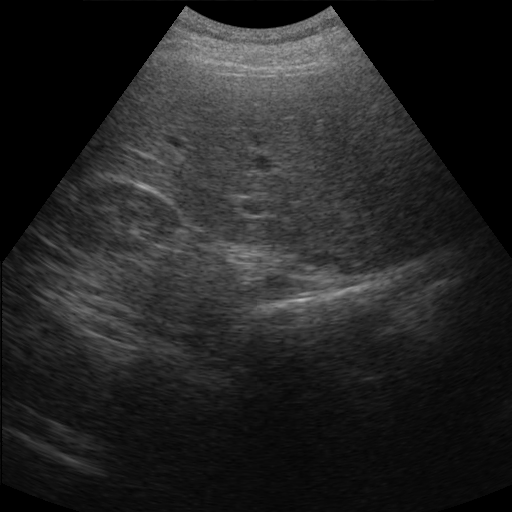
#> input picture noisyImage.png, 512 x 512 px, found by its file name
$ python SRAD.py
#> lines starting #> are read from the running program, lines starting #| are printed output that depends on the picture; after the words box and inside, x2 and y2 are one past the last pixel; in counts of white or black regions, pixels touching at a corner belong together
#> further down, img is the input picture: shape (512, 512); min 0, max 187, mean 35.5
import numpy as np
import cv2

# functions

## SRAD function
def SRAD(img, iterationMaxStep, timeSize, decayFactor):

    # # function despeckledImg = MySRAD(img, iterationMaxStep, threshodConvergence, timeSize, decayFactor)
    # # Algorithm: Speckle Reducing Anisotropic Diffusion Method
    # # Input:
    # #   - img: the input image with speckle noise; data type [any kinds of], size N*M
    # #   - interationMaxStep: the maximum iterative step; data type [integer(>0)]
    # #   - thresholdCovergence: the second ending rule for iteration; data type
    # #   [undefine]
    # #   - timeSize: the time step in each iteration; data type [float or
    # #   integer], scalar
    # #   - dacayFactor: the decay factor for the exp function related to
    # #   "smoothing and edge preserving"; data type [float, integer]. scalar

    # # Output:
    # #   - despeckledImg: the despeckled image; data type [same as the img], size
    # #   N*M

    # #
    # # INPUT PARAMETERS
    # #
#> called with iterationMaxStep = 200, timeSize = 0.05, decayFactor = 1
    spatialSize = 1 ##spatial step size
    t = 0 ## starting timestap
    thresholdDiffusion = 0.0001 ## threshold for diffusion coefficient to guarantee the lower vaule (equals 0)
    thresholdConvergence = 10**(-13) ## one of the iteration determination conditions
    ROW, COL = img.shape ## input image size
#> ROW = 512; COL = 512
    epsilon = 10**(-13) ## handle 0/0 case

    iterationNumber = 0 ## variable of iterating step
    diviationConvergence = 1 ## the convergence diviation each iteration

    originalClass = type(img)

    img = img.astype('float32')
    #img = np.genfromtxt('test.txt', delimiter=',')


    img_i_j_ = img
    temp = img_i_j_[::spatialSize, :]
    img_i_j =temp[:,::spatialSize]

    ##   # translate one row (add + spatialSize)
    # #     img_ia1_j_ = [img; img((end-spatialSize+1) :end,:)];
    # #     img_ia1_j_(1:spatialSize,:) = [];
    # #     temp = img_ia1_j_(1:spatialSize:end,:);
    # #     img_ia1_j = temp(:,1:spatialSize:end);

    img_ia1_j = np.row_stack((img_i_j, img_i_j[-1,:]))
    img_ia1_j = img_ia1_j[1:,:]
#> img_ia1_j: shape (512, 512) float32

    ##     # translate one row (subtraction - spatialSize)
    # #     img_is1_j_ = [img(1:spatialSize,:); img];
    # #     img_is1_j_((end-spatialSize+1):end,:) = [];
    # #     temp = img_is1_j_(1:spatialSize:end, :);
    # #     img_is1_j = temp(:, 1:spatialSize:end);

    img_is1_j = np.row_stack((img_i_j[0,:], img_i_j))
    img_is1_j = img_is1_j[:-1,:]
#> img_is1_j: shape (512, 512) float32

    ##     # translate one col (add + spatialSize)
    # #     img_i_ja1_ = [img img(:, (end-spatialSize+1):end)];
    # #     img_i_ja1_(:,1:spatialSize) = [];
    # #     temp = img_i_ja1_(1:spatialSize:end, :);
    # #     img_i_ja1 = temp(:, 1:spatialSize:end);

    img_i_ja1 = np.column_stack((img_i_j, img_i_j[:,-1]))
    img_i_ja1 = img_i_ja1[:,1:]
#> img_i_ja1: shape (512, 512) float32


    #     # translate one col (subtraction - spatialSize)
    # #     img_i_js1_ = [img(:,1:spatialSize) img];
    # #     img_i_js1_(:,(end-spatialSize+1):end) = [];
    # #     temp = img_i_js1_(1:spatialSize:end, :);
    # #     img_i_js1 = temp(:, 1:spatialSize:end);

    img_i_js1 = np.column_stack((img_i_j[:,0], img_i_j))
    img_i_js1 = img_i_js1[:,:-1]
#> img_i_js1: shape (512, 512) float32

    ## #
    # # STEP1: compute derivative approximation and Laplacian approximation
    # #
    deltaR1Img = (img_ia1_j - img_i_j)/spatialSize
    deltaR2Img = (img_i_ja1 - img_i_j)/spatialSize
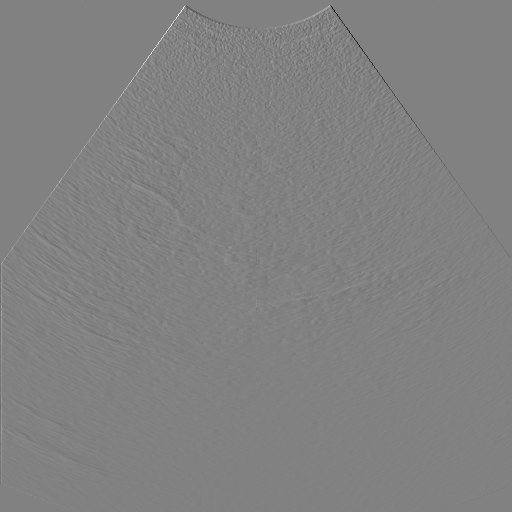
#> deltaR2Img: shape (512, 512) float32; min -132, max 128, mean 0; drawn with min black and max white

    deltaL1Img = (img_i_j - img_is1_j)/spatialSize
    deltaL2Img = (img_i_j - img_i_js1)/spatialSize

    delta2Img = (img_ia1_j + img_is1_j + img_i_ja1 + img_i_js1 - 4*img_i_j)/(spatialSize*spatialSize)

    ## #
    # # STEP2: caculate the diffusion coefficient
    # #

    ## normalizing the gradient of each image point
    gradientTotal = np.sqrt( np.multiply(deltaR1Img,deltaR1Img) + np.multiply(deltaR2Img,deltaR2Img) + np.multiply(deltaL1Img,deltaL1Img) + np.multiply(deltaL2Img,deltaL2Img) )
    deltaImgNormal = np.divide(gradientTotal,(img_i_j + epsilon))

    ## normalizing the Laplacian of each imge point
    delta2ImgNormal = np.divide(delta2Img,(img_i_j+epsilon))

    ## # compute the initial Q
    temp1 = np.multiply(deltaImgNormal,deltaImgNormal)*0.5 - np.multiply(delta2ImgNormal,delta2ImgNormal)/16
    temp2 = 1+0.25*delta2ImgNormal
    temp3 = np.multiply(temp2,temp2)

    q = np.sqrt(np.divide(temp1,temp3))
    Q = q

    #IDK# Q_0 = logical(Q)
    Q_0 = Q != 0
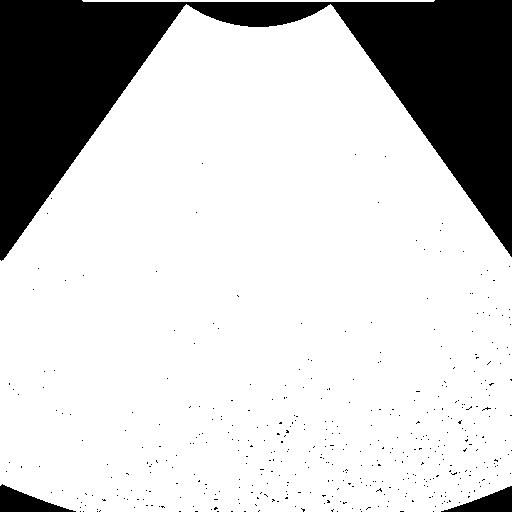
#> Q_0: shape (512, 512) bool; 79.6% white; 427 black regions (424 under 20 px), largest, box (x1, y1, x2, y2) and area: (0, 0, 512, 261) 50752, (0, 484, 76, 512) 1035, (441, 486, 512, 512) 900
    #IDK# Q_0 = single(Q_0)
    Q_0 = Q_0.astype('float32')

    Img_i_j = img_i_j


####

    while iterationNumber <= iterationMaxStep:
        img_i_j = Img_i_j

        # # translate one row (add + spatialSize)
        img_ia1_j = np.row_stack((img_i_j, img_i_j[-1,:]))
        img_ia1_j = img_ia1_j[1:,:]

        # # translate one row (subtraction - spatialSize)
        img_is1_j = np.row_stack((img_i_j[0,:], img_i_j))
        img_is1_j = img_is1_j[:-1,:]


        # # translate one col (add + spatialSize)
        img_i_ja1 = np.column_stack((img_i_j, img_i_j[:,-1]))
        img_i_ja1 = img_i_ja1[:,1:]


        # # translate one col (subtraction - spatialSize)
        img_i_js1 = np.column_stack((img_i_j[:,0], img_i_j))
        img_i_js1 = img_i_js1[:,:-1]

        # #
        # # STEP1: compute derivative approximation and Laplacian approximation
        # #
        deltaR1Img = (img_ia1_j - img_i_j)/spatialSize
        deltaR2Img = (img_i_ja1 - img_i_j)/spatialSize
        deltaL1Img = (img_i_j - img_is1_j)/spatialSize
        deltaL2Img = (img_i_j - img_i_js1)/spatialSize

        delta2Img = (img_ia1_j + img_is1_j + img_i_ja1 + img_i_js1 - 4*img_i_j)/(spatialSize*spatialSize)

        # #
        # # STEP2: caculate the diffusion coefficient
        # #

        # # normalizing the gradient of each image point
        gradientTotal = np.sqrt( np.multiply(deltaR1Img,deltaR1Img) + np.multiply(deltaR2Img,deltaR2Img) + np.multiply(deltaL1Img,deltaL1Img) + np.multiply(deltaL2Img,deltaL2Img) )
        deltaImgNormal = np.divide(gradientTotal,(img_i_j+ epsilon))

        # # normalizing the Laplacian of each imge point
        delta2ImgNormal = np.divide(delta2Img,(img_i_j+epsilon))

        # # compute the diffusion cefficient
        temp1 = np.multiply(deltaImgNormal,deltaImgNormal)*0.5 - np.multiply(delta2ImgNormal,delta2ImgNormal)/16
        temp2 = 1 + 0.25*delta2ImgNormal
        temp3 = np.multiply(temp2,temp2)
        q = np.sqrt(np.divide(temp1,temp3))


        q_0 = Q_0 * np.exp(-decayFactor*t)

        ## method 1: coefficientDiff(q) = 1/{1+[q(t)*q(t) - q(t=0)*q(t=0)]/[q(t=0)*q(t=0)(1+q(t=0)*q(t=0))]}
        temp4 = np.multiply(q_0,q_0)
        temp5 = np.multiply(q,q)
        ##     coefficientDiff = 1 + (temp5 - temp4)./(temp4.*(1+ temp4) + epsilon);
        ##     coefficientDiff = 1./(coefficientDiff + epsilon);
        ##
        ## method 2: coefficientDiff(q) = exp^{-[q(t)*q(t) - q(t=0)*q(t=0)]/[q(t=0)*q(t=0)(1+q(t)*q(t))]}

        temp6 = np.divide( (temp5-temp4), ( np.multiply(temp4, (1+temp4) ) + epsilon) )
        coefficientDiff = np.exp(-temp6/6)

        # #
        # # STEP3: caculate the divergence of diffusion function
        # #

        coe_i_j = coefficientDiff

        coe_ia1_j = np.row_stack((coefficientDiff, coefficientDiff[-1,:]))
        coe_ia1_j = coe_ia1_j[1:,:]

        coe_i_ja1 = np.column_stack((coefficientDiff, coefficientDiff[:,-1]))
        coe_i_ja1 = coe_i_ja1[:,1:]
        temp6 = np.multiply(coe_ia1_j,deltaR1Img) - np.multiply(coe_i_j,deltaL1Img) + np.multiply(coe_i_ja1,deltaR2Img) - np.multiply(coe_i_j,deltaL2Img)
        div = temp6/spatialSize

        # # STEP4: define the iteration rule
        Img_i_j = img_i_j + (timeSize/4)*div

        t = t + timeSize

        iterationNumber = iterationNumber + 1
#> this loop made 201 passes
#> pass 1, in SRAD, `coefficientDiff = np.exp(-temp6/6)`:
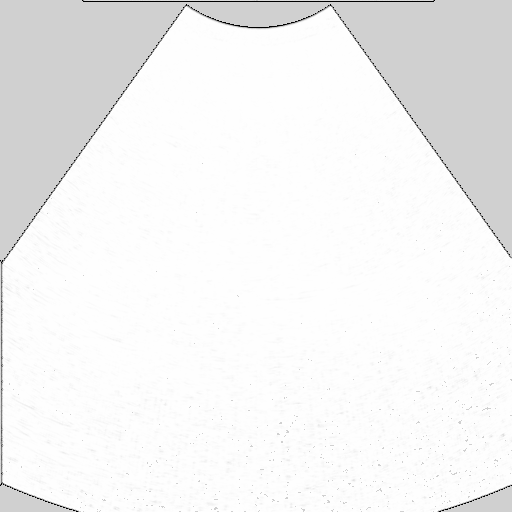
#> coefficientDiff: shape (512, 512) float32; min 0.607, max 1.09, mean 1.06; drawn with min black and max white
#> after the loop:
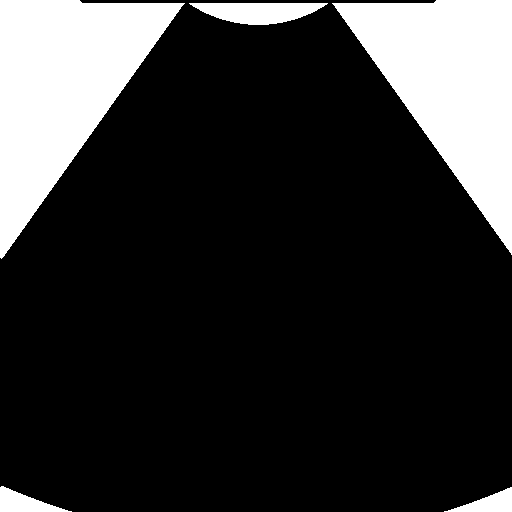
#> coe_i_j: shape (512, 512) float32; min 0, max 1, mean 0.194
#> after the loop:
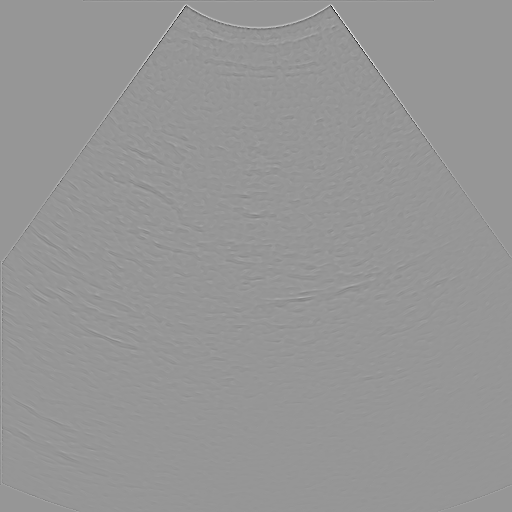
#> delta2Img: shape (512, 512) float32; min -145.4, max 101.6, mean 0; drawn with min black and max white
#> after the loop:
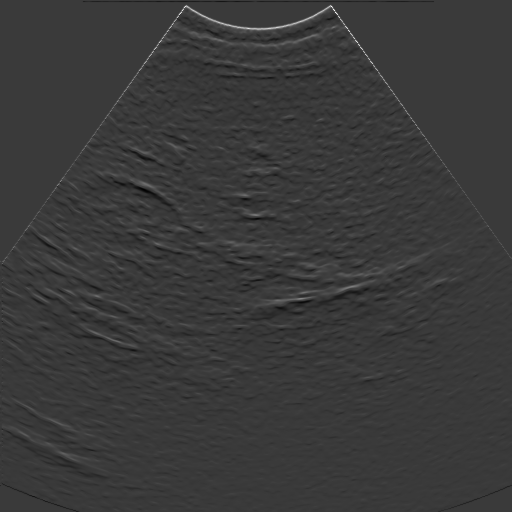
#> deltaL1Img: shape (512, 512) float32; min -22.51, max 76.42, mean 0; drawn with min black and max white
#> after the loop:
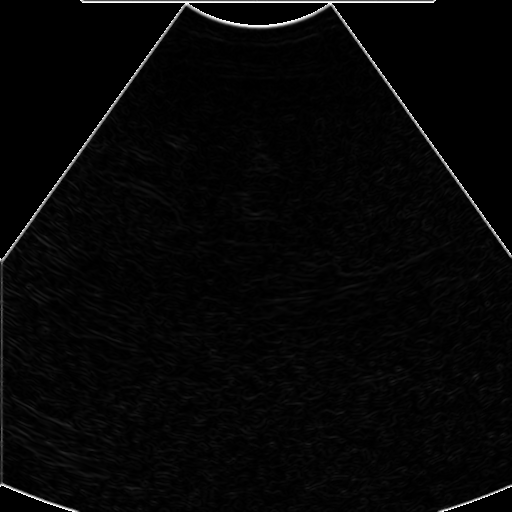
#> q: shape (512, 512) float32; min 0, max 2.65, mean 0.0679; drawn with min black and max white
#> after the loop, iterationNumber = 201; t = 10.05

    # #
    # #  STEP5: restore the image
    # #

    mask = np.ones((ROW, COL))
    spatialSize = 1
    mask[::spatialSize, ::spatialSize] = 0


    despeckledImg = img
    despeckledImg = np.multiply(img, mask)
#> despeckledImg: shape (512, 512) float64; every value is 0

    ROW_, COL_ = Img_i_j.shape
#> ROW_ = 512; COL_ = 512

    for i in range(ROW_):
        for j in range(COL_):
            despeckledImg[i*spatialSize][j*spatialSize] = Img_i_j[i][j]

    ## # restore the original data type
    # despeckledImg = cast(despeckledImg, originalClass);
    return despeckledImg.astype("uint8")

f = 'data/noisyImage.png'
img = cv2.imread(f, cv2.IMREAD_GRAYSCALE)
#np.savetxt("initial.csv", img, delimiter=",")


iterationMaxStep, timeSize, decayFactor = 200,.05,1
img = SRAD(img, iterationMaxStep, timeSize, decayFactor)

cv2.imwrite('denoised.png',img)
